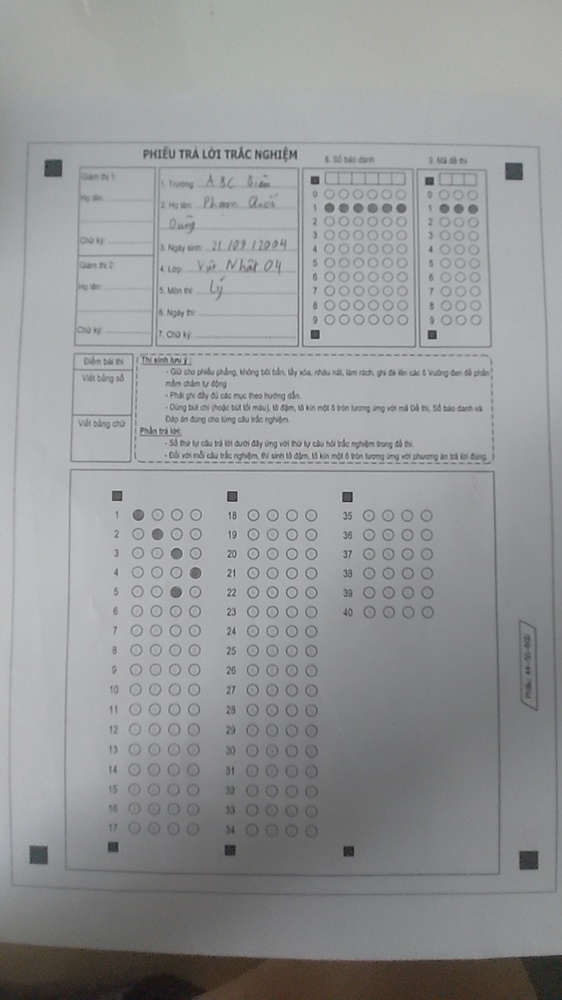
#> input picture be/tests/20260418_121820_651438_camera_1776489482496.jpg, 562 x 1000 px, shrunk from 1080 x 1920 before the run
$ python -i thresholding.py   (imports and definitions only)
#> lines starting #> are read from the running program, lines starting #| are printed output that depends on the picture; after the words box and inside, x2 and y2 are one past the last pixel; in counts of white or black regions, pixels touching at a corner belong together
from typing import Tuple

import cv2
import numpy as np


def threshold_weighted_adaptive(
    gray_img: np.ndarray,
    window_size: int = 31,
    k: float = 0.28,
    contrast_weight: float = 0.65,
) -> np.ndarray:
    """Weighted local adaptive binarization robust to shadows.

    Output is binary-inv (marks are white/255), compatible with OMR pixel counting.
    """
    if gray_img is None or gray_img.size == 0:
        return np.zeros((1, 1), dtype=np.uint8)

    w = int(max(15, min(81, window_size)))
    if w % 2 == 0:
        w += 1

    src = gray_img.astype(np.float32)
    mean = cv2.boxFilter(src, ddepth=-1, ksize=(w, w), normalize=True)
    sq_mean = cv2.boxFilter(src * src, ddepth=-1, ksize=(w, w), normalize=True)
    var = np.maximum(sq_mean - (mean * mean), 0.0)
    std = np.sqrt(var)

    std_norm = std / max(1.0, float(np.max(std)))
    cw = float(max(0.0, min(1.0, contrast_weight)))

    # Sauvola-like threshold with contrast weighting.
    # Higher local contrast => lower threshold penalty, preserving faint strokes.
    local_k = float(k) * (1.0 - (cw * std_norm))
    thr_map = mean * (1.0 - local_k)

    bw = np.where(src <= thr_map, 255, 0).astype(np.uint8)
    bw = cv2.morphologyEx(bw, cv2.MORPH_OPEN, np.ones((2, 2), np.uint8), iterations=1)
    return bw


def threshold_hybrid_shadow_robust(
    gray_img: np.ndarray,
    mode: str = "hybrid",
) -> Tuple[np.ndarray, float]:
    """Global threshold wrapper for OMR.

    Modes:
    - otsu: legacy robust normalization + Otsu
    - weighted_adaptive: weighted local thresholding
    - hybrid: combine otsu and weighted_adaptive to keep faint marks
    """
    if gray_img is None or gray_img.size == 0:
        return np.zeros((1, 1), dtype=np.uint8), 0.0

    mode = str(mode or "hybrid").strip().lower()
    if mode not in {"otsu", "weighted_adaptive", "hybrid"}:
        mode = "hybrid"

    # Illumination normalization (same spirit as legacy path).
    k = max(31, (min(gray_img.shape[:2]) // 12) | 1)
    bg = cv2.morphologyEx(
        gray_img,
        cv2.MORPH_CLOSE,
        cv2.getStructuringElement(cv2.MORPH_ELLIPSE, (k, k)),
    )
    norm = cv2.divide(gray_img, bg, scale=255)
    norm = cv2.createCLAHE(clipLimit=2.2, tileGridSize=(8, 8)).apply(norm)

    otsu_val, otsu_bin = cv2.threshold(norm, 0, 255, cv2.THRESH_BINARY_INV + cv2.THRESH_OTSU)
    otsu_bin = cv2.morphologyEx(otsu_bin, cv2.MORPH_CLOSE, np.ones((3, 3), np.uint8), iterations=1)
    otsu_bin = cv2.morphologyEx(otsu_bin, cv2.MORPH_OPEN, np.ones((3, 3), np.uint8), iterations=1)

    if mode == "otsu":
        return otsu_bin, float(otsu_val)

    wad = threshold_weighted_adaptive(norm, window_size=35, k=0.26, contrast_weight=0.68)

    if mode == "weighted_adaptive":
        return wad, float(otsu_val)

    # Hybrid keeps marks detected by either path and suppresses tiny noise.
    hybrid = cv2.bitwise_or(otsu_bin, wad)
    hybrid = cv2.morphologyEx(hybrid, cv2.MORPH_CLOSE, np.ones((2, 2), np.uint8), iterations=1)
    hybrid = cv2.morphologyEx(hybrid, cv2.MORPH_OPEN, np.ones((2, 2), np.uint8), iterations=1)
    return hybrid, float(otsu_val)

>>> import cv2
>>> picture = cv2.imread('../../../../tests/20260418_121820_651438_camera_1776489482496.jpg', cv2.IMREAD_GRAYSCALE)
>>> result = threshold_hybrid_shadow_robust(picture)
#> in threshold_hybrid_shadow_robust, `otsu_val, otsu_bin = cv2.threshold(norm, 0, 255, cv2.THRESH_BINARY_INV..`:
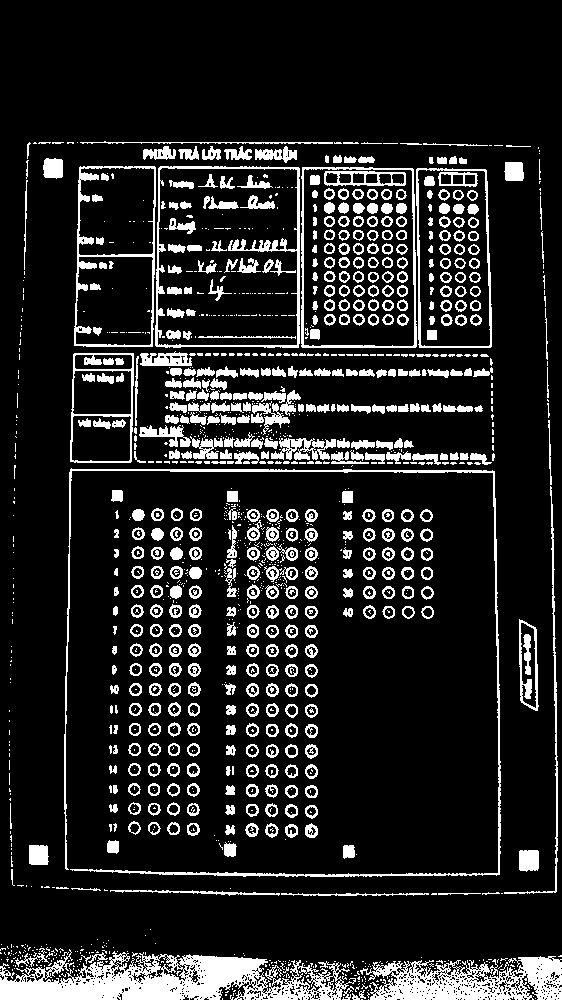
#> otsu_bin: shape (1000, 562); 13.9% white; 1477 white regions (954 under 20 px), largest, box (x1, y1, x2, y2) and area: (0, 949, 356, 1000) 9922, (360, 956, 562, 1000) 5369, (64, 468, 501, 877) 3798
#> in threshold_hybrid_shadow_robust, `otsu_val, otsu_bin = cv2.threshold(norm, 0, 255, cv2.THRESH_BINARY_INV..`: otsu_val = 194
#> in threshold_weighted_adaptive, `sq_mean = cv2.boxFilter(src * src, ddepth=-1, ksize=(w, w), normalize=..`:
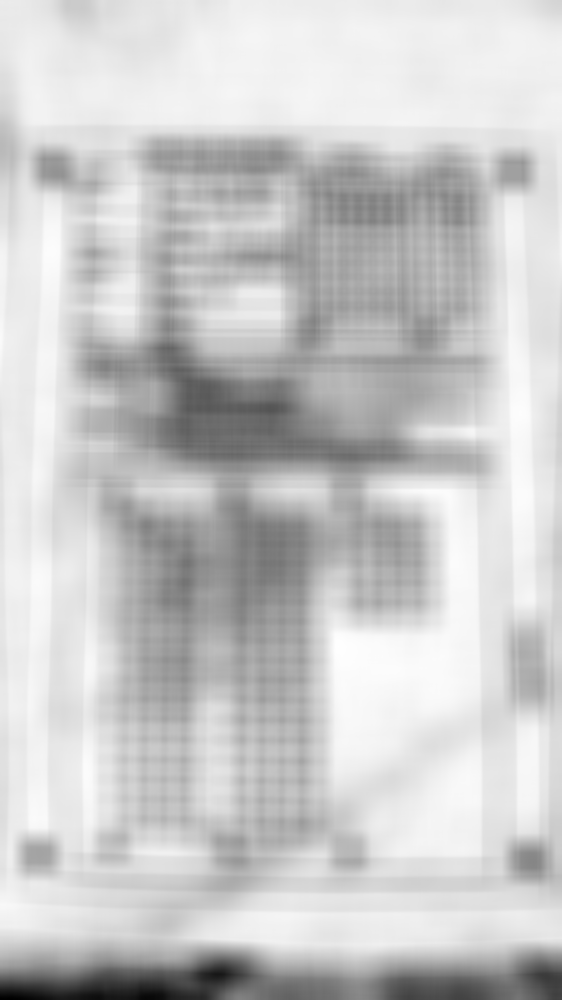
#> sq_mean: shape (1000, 562) float32; min 12883.5, max 62668.9, mean 52098.8; drawn with min black and max white
#> in threshold_weighted_adaptive, `var = np.maximum(sq_mean - (mean * mean), 0.0)`:
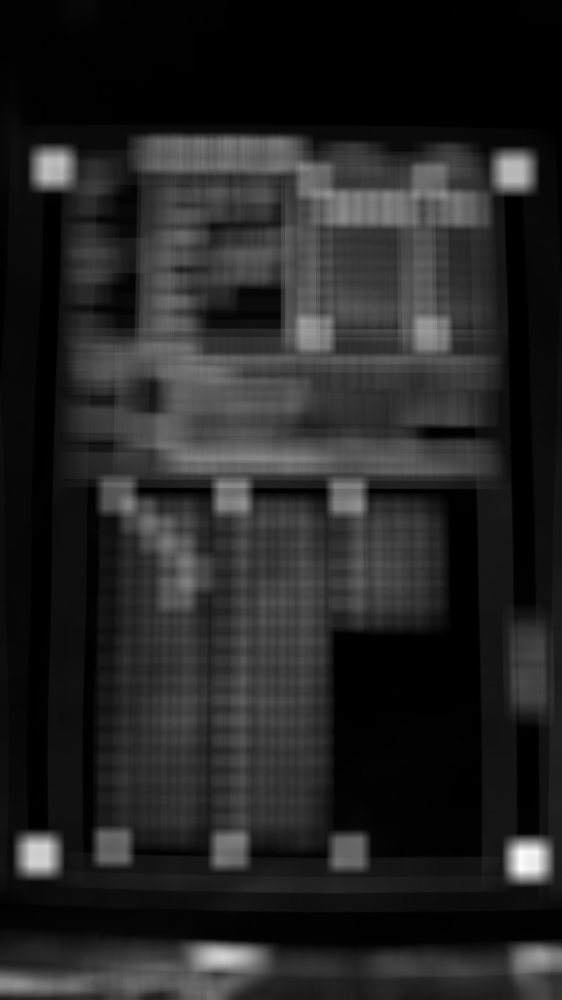
#> var: shape (1000, 562) float32; min 8.91, max 5221.6, mean 766.1; drawn with min black and max white
#> in threshold_weighted_adaptive, `std = np.sqrt(var)`:
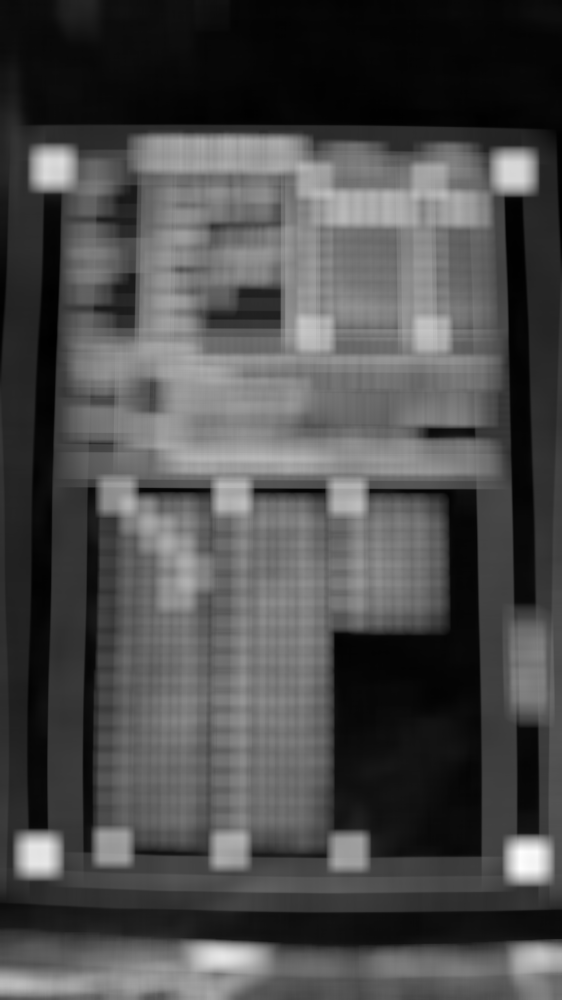
#> std: shape (1000, 562) float32; min 2.99, max 72.26, mean 23.7; drawn with min black and max white
#> in threshold_weighted_adaptive, `local_k = float(k) * (1.0 - (cw * std_norm))`:
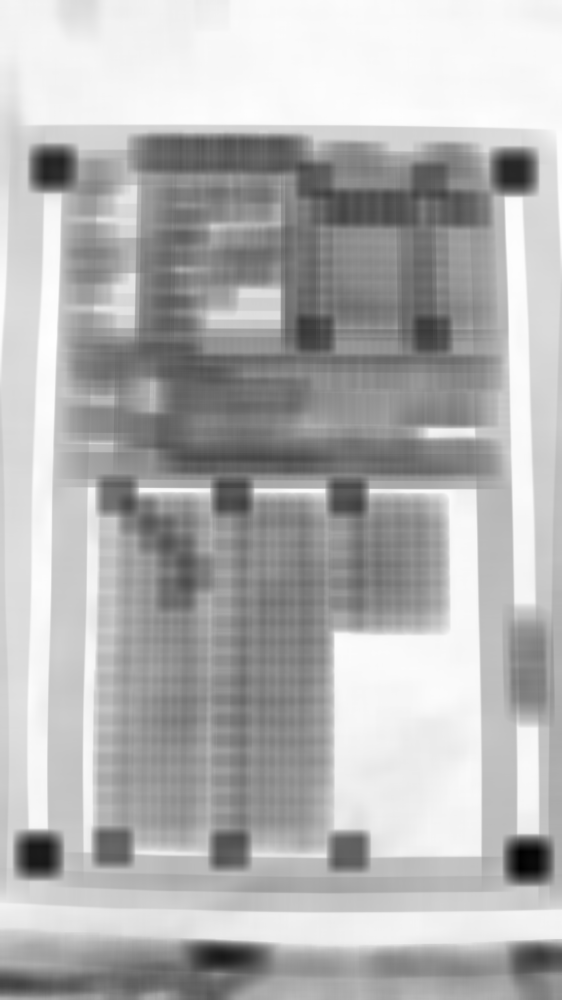
#> local_k: shape (1000, 562) float32; min 0.0832, max 0.253, mean 0.202; drawn with min black and max white
#> in threshold_weighted_adaptive, `thr_map = mean * (1.0 - local_k)`:
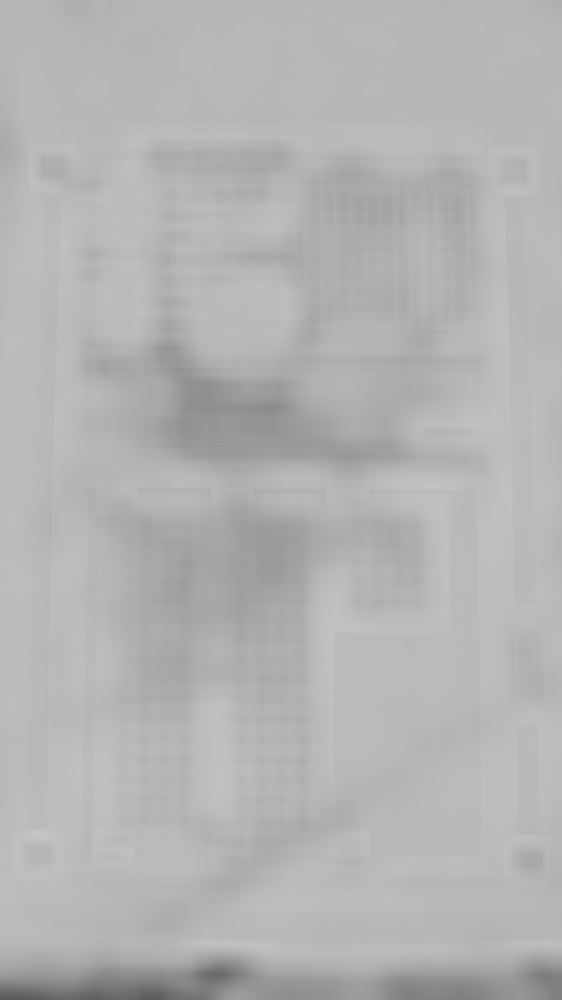
#> thr_map: shape (1000, 562) float32; min 88.67, max 196.3, mean 179.5
#> in threshold_hybrid_shadow_robust, `hybrid = cv2.morphologyEx(hybrid, cv2.MORPH_OPEN, np.ones((2, 2), np.u..`:
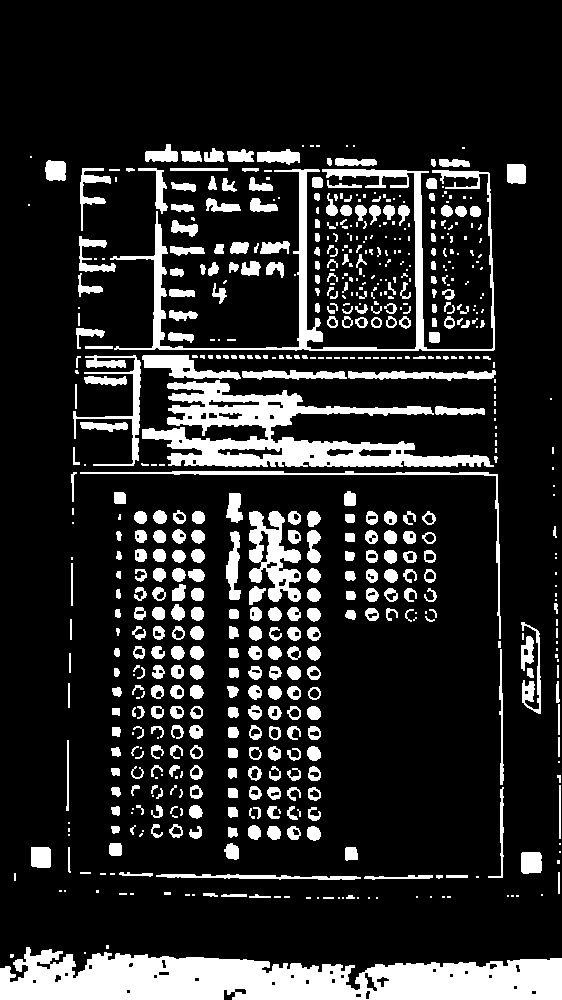
#> hybrid: shape (1000, 562); 16% white; 642 white regions (267 under 20 px), largest, box (x1, y1, x2, y2) and area: (0, 947, 562, 1000) 20879, (142, 380, 494, 467) 11408, (110, 169, 495, 351) 7021

$ run again, on be/tests/20260421_100238_118524_test2.jpg
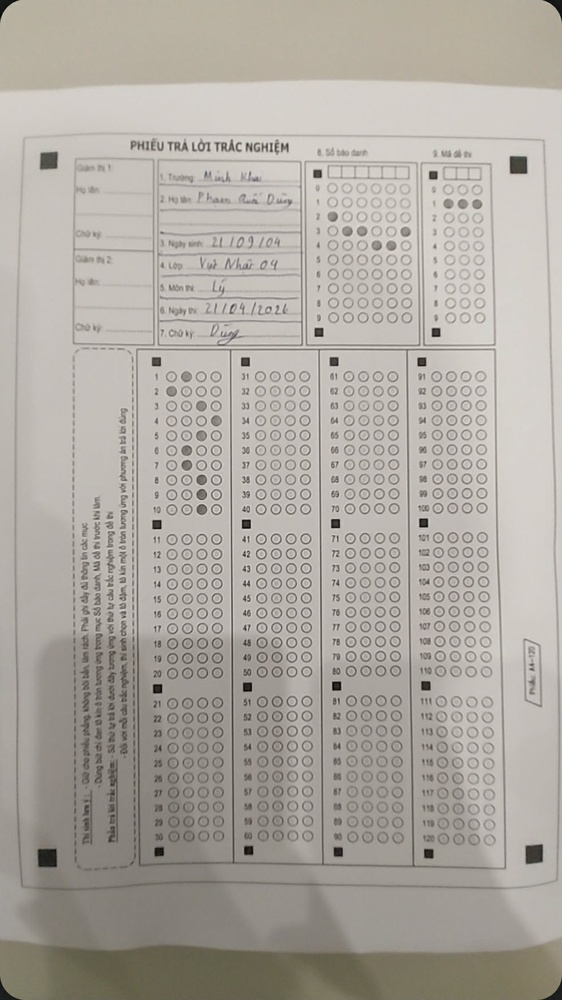
#> input picture be/tests/20260421_100238_118524_test2.jpg, 562 x 1000 px, shrunk from 982 x 1747 before the run
#> in threshold_hybrid_shadow_robust, `otsu_val, otsu_bin = cv2.threshold(norm, 0, 255, cv2.THRESH_BINARY_INV..`:
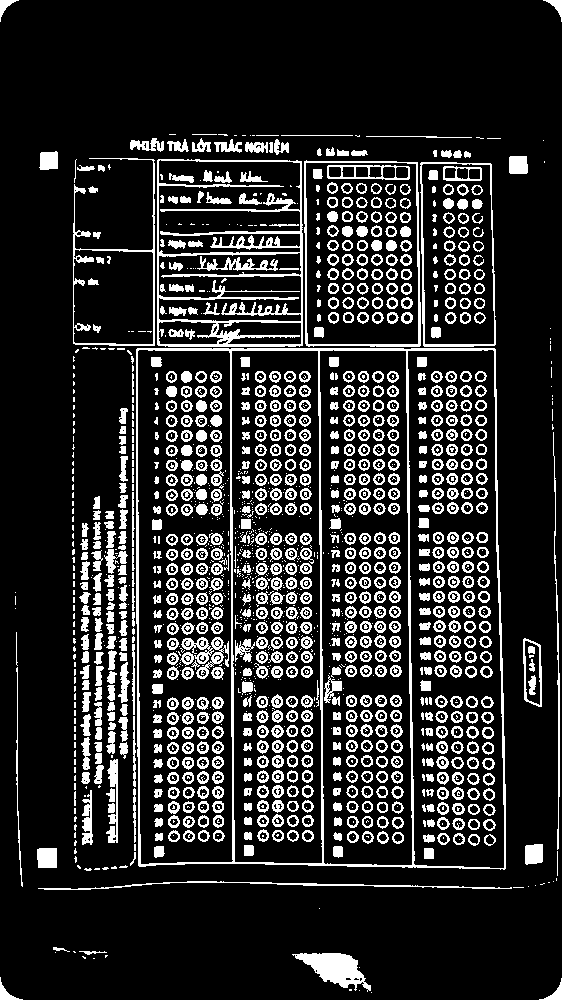
#> otsu_bin: shape (1000, 562); 16.6% white; 1880 white regions (985 under 20 px), largest, box (x1, y1, x2, y2) and area: (136, 348, 506, 870) 7912, (157, 159, 303, 347) 5593, (292, 953, 371, 992) 1498
#> otsu_val = 181
#> in threshold_hybrid_shadow_robust, `hybrid = cv2.morphologyEx(hybrid, cv2.MORPH_OPEN, np.ones((2, 2), np.u..`:
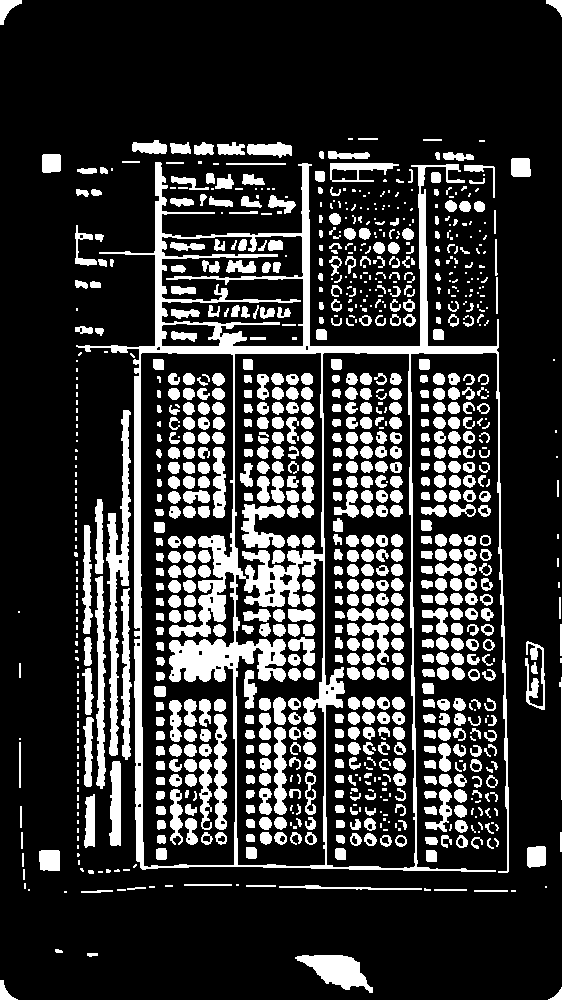
#> hybrid: shape (1000, 562); 20.5% white; 1004 white regions (316 under 20 px), largest, box (x1, y1, x2, y2) and area: (76, 162, 509, 873) 29291, (106, 410, 131, 756) 2939, (295, 955, 373, 993) 1529

$ run again, on be/tests/camera_1782202348467.jpg
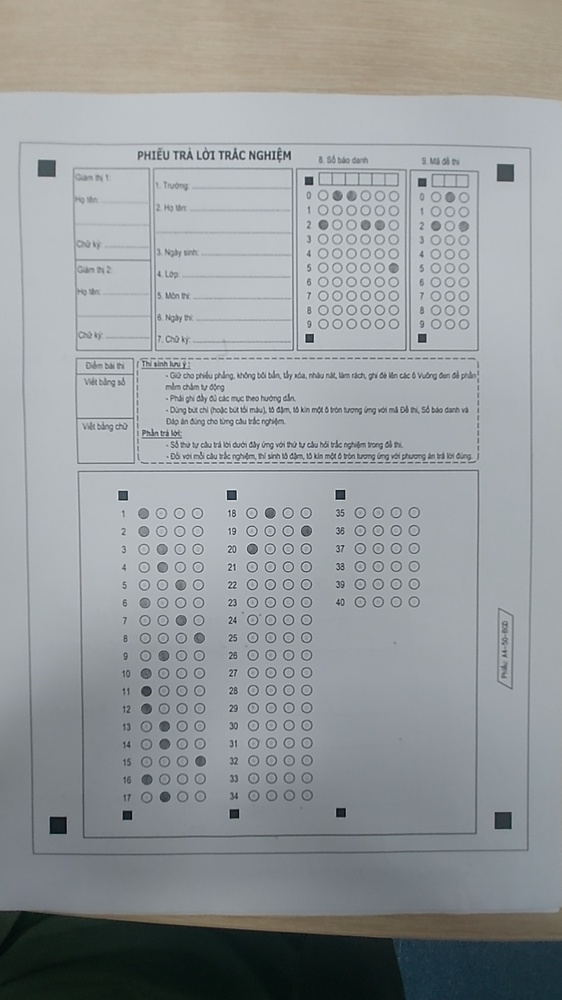
#> input picture be/tests/camera_1782202348467.jpg, 562 x 1000 px, shrunk from 1080 x 1920 before the run
#> in threshold_hybrid_shadow_robust, `otsu_val, otsu_bin = cv2.threshold(norm, 0, 255, cv2.THRESH_BINARY_INV..`:
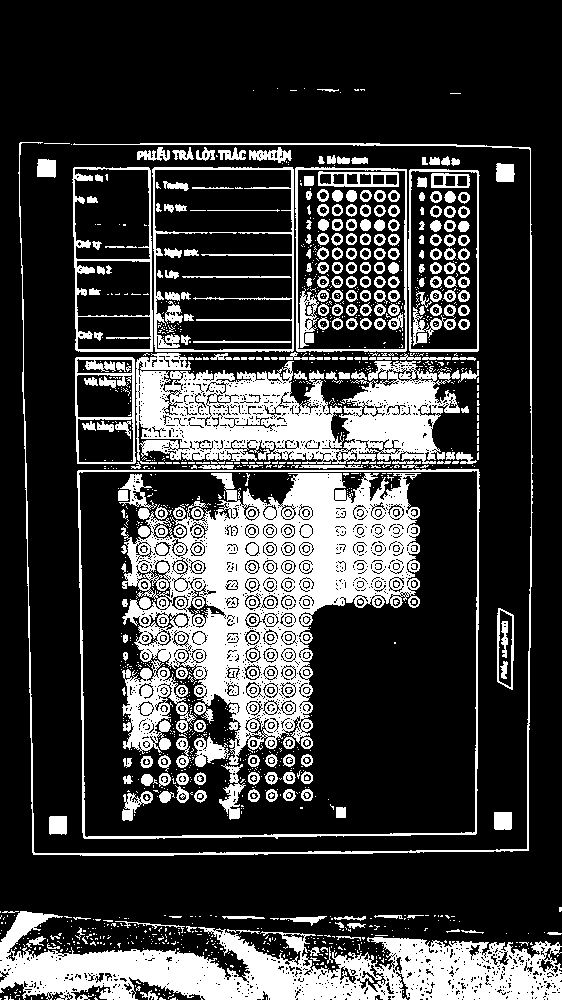
#> otsu_bin: shape (1000, 562); 23.9% white; 1414 white regions (1131 under 20 px), largest, box (x1, y1, x2, y2) and area: (121, 473, 421, 765) 42808, (0, 911, 562, 1000) 24266, (136, 353, 460, 464) 21596
#> otsu_val = 198
#> in threshold_hybrid_shadow_robust, `hybrid = cv2.morphologyEx(hybrid, cv2.MORPH_OPEN, np.ones((2, 2), np.u..`:
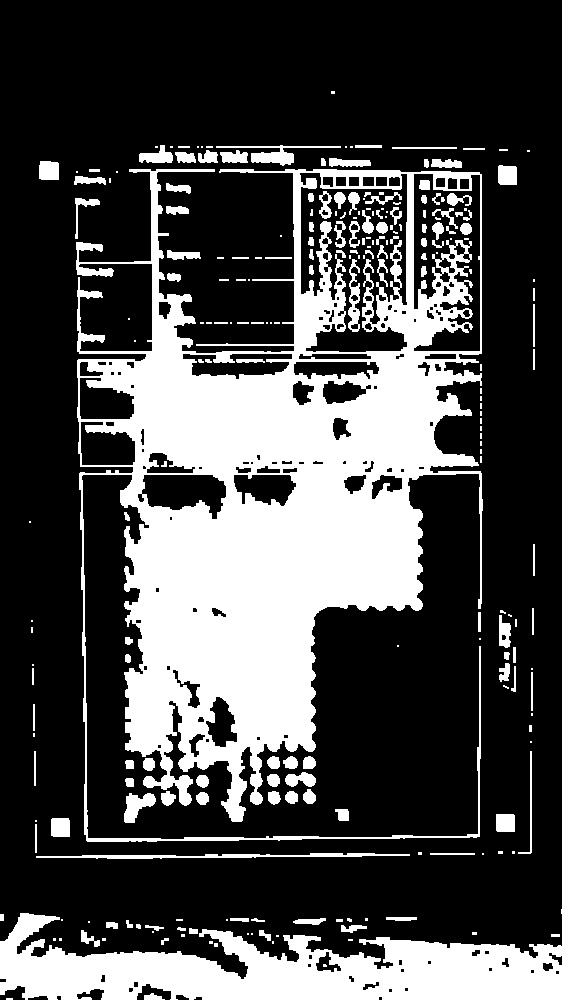
#> hybrid: shape (1000, 562); 28.7% white; 243 white regions (109 under 20 px), largest, box (x1, y1, x2, y2) and area: (76, 169, 483, 842) 117186, (0, 913, 562, 1000) 27723, (36, 853, 410, 859) 1101
